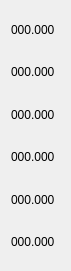
                              <widget class="QWidget" name="layoutWidget">
                                    <property name="geometry">
                                          <rect>
                                                <x>50</x>
                                                <y>60</y>
                                                <width>71</width>
                                                <height>271</height>
                                          </rect>
                                    </property>
                                    <layout class="QVBoxLayout" name="verticalLayout">
                                          <item>
                                                <widget class="QLabel" name="tm_pos_x">
                                                      <property name="text">
                                                            <string>000.000</string>
                                                      </property>
                                                </widget>
                                          </item>
                                          <item>
                                                <widget class="QLabel" name="tm_pos_y">
                                                      <property name="text">
                                                            <string>000.000</string>
                                                      </property>
                                                </widget>
                                          </item>
                                          <item>
                                                <widget class="QLabel" name="tm_pos_z">
                                                      <property name="text">
                                                            <string>000.000</string>
                                                      </property>
                                                </widget>
                                          </item>
                                          <item>
                                                <widget class="QLabel" name="tm_pos_Rx">
                                                      <property name="text">
                                                            <string>000.000</string>
                                                      </property>
                                                </widget>
                                          </item>
                                          <item>
                                                <widget class="QLabel" name="tm_pos_Ry">
                                                      <property name="text">
                                                            <string>000.000</string>
                                                      </property>
                                                </widget>
                                          </item>
                                          <item>
                                                <widget class="QLabel" name="tm_pos_Rz">
                                                      <property name="text">
                                                            <string>000.000</string>
                                                      </property>
                                                </widget>
                                          </item>
                                    </layout>
                              </widget>
